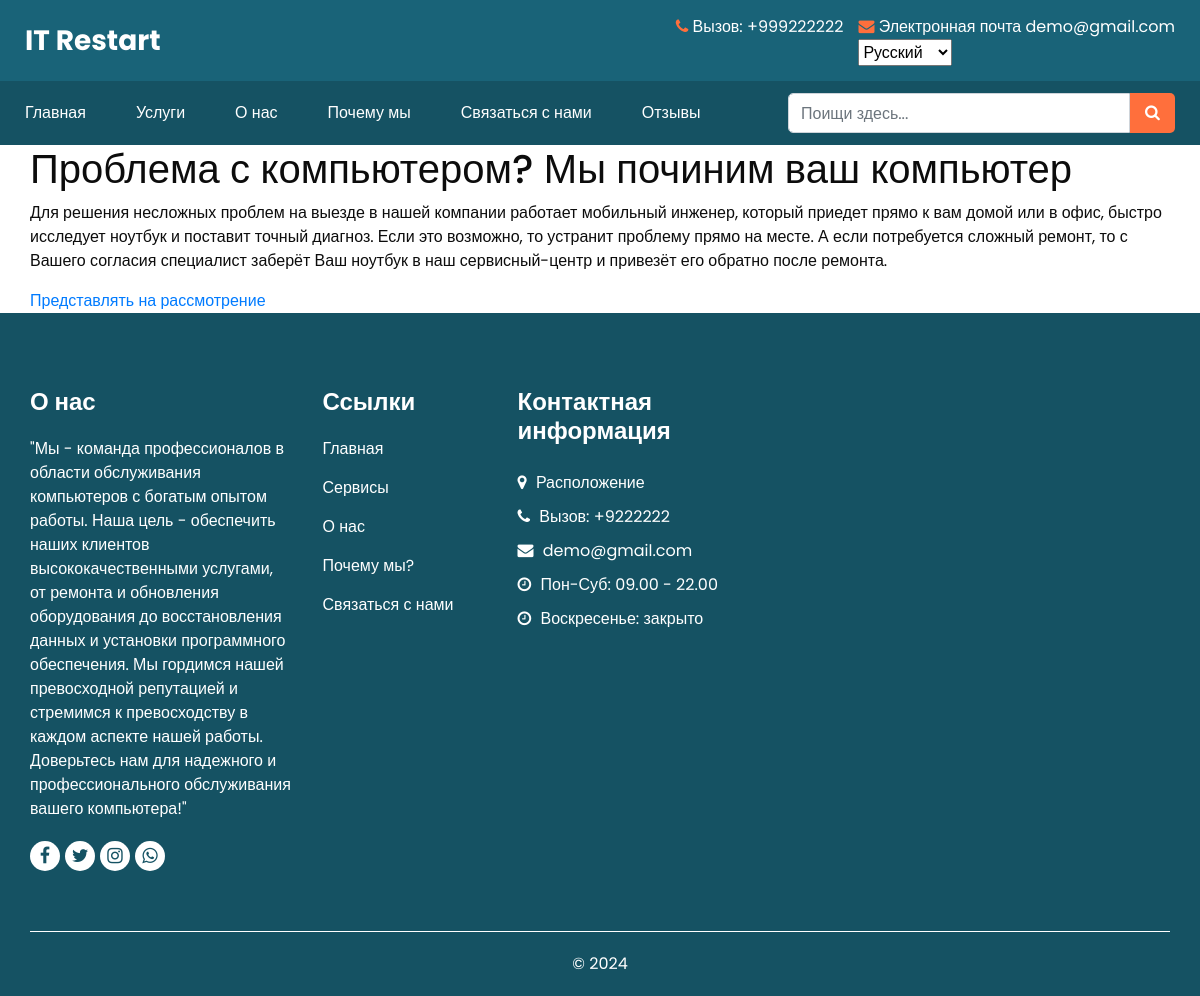
The page /ru/slider_detail/1/ on the database its author committed.
### service/models.py (models this page shows, shortened)
class Slider(models.Model):
    name = models.CharField(max_length=70, verbose_name=_('Slider'))
    description = models.TextField(verbose_name=_('Description'))

### service/views.py (the view)
# urls.py: path('slider_detail/<int:pk>/', SliderDetailView.as_view(), name='slider_detail'),
class SliderDetailView(DetailView):
    model = Slider
    template_name = 'slider_detail.html'  # Customize this template
    def get_object(self, queryset=None):
        return Slider.objects.get(pk=self.kwargs['pk'])

### service/templates/service/slider_detail.html (shortened to what this page needs)
{% extends 'base.html' %}
{% load static %}
{% load i18n %}
{% block service %}
{% if slider %}
<div class="container">
	<h1>{{ slider.name }}</h1>
<p>{{ slider.description }}</p>
<div class="btn-box">
 <a href="{% url 'contact' %}">{% trans 'Представлять на рассмотрение' %}</a>
</div>
</div>
{% endif %}
{% endblock %}

### static/css/style.css (style rules this page uses)
body { font-family: "Poppins", sans-serif; color: #0c0c0c; background-color: #ffffff; overflow-x: hidden; }
a, a:hover, a:focus { text-decoration: none; }

### static/css/responsive.css (style rules this page uses)
@media (min-width: 1200px) { .container { max-width: 1170px; } }

### rows shown on the page
Slider: name "Проблема с компьютером? Мы починим ваш компьютер", description "Для решения несложных проблем на выезде в нашей компании работает мобильный инженер, который приедет прямо к вам домой или в офис, быстро исследует ноутбук и поставит точный диагноз. Если это возможно, то устранит проблему прямо на месте. А если потребуется сложный ремонт, то с Вашего согласия специалист заберёт Ваш ноутбук в наш сервисный-центр и привезёт его обратно после ремонта."

### other values the page prints
form field language "Русский"
